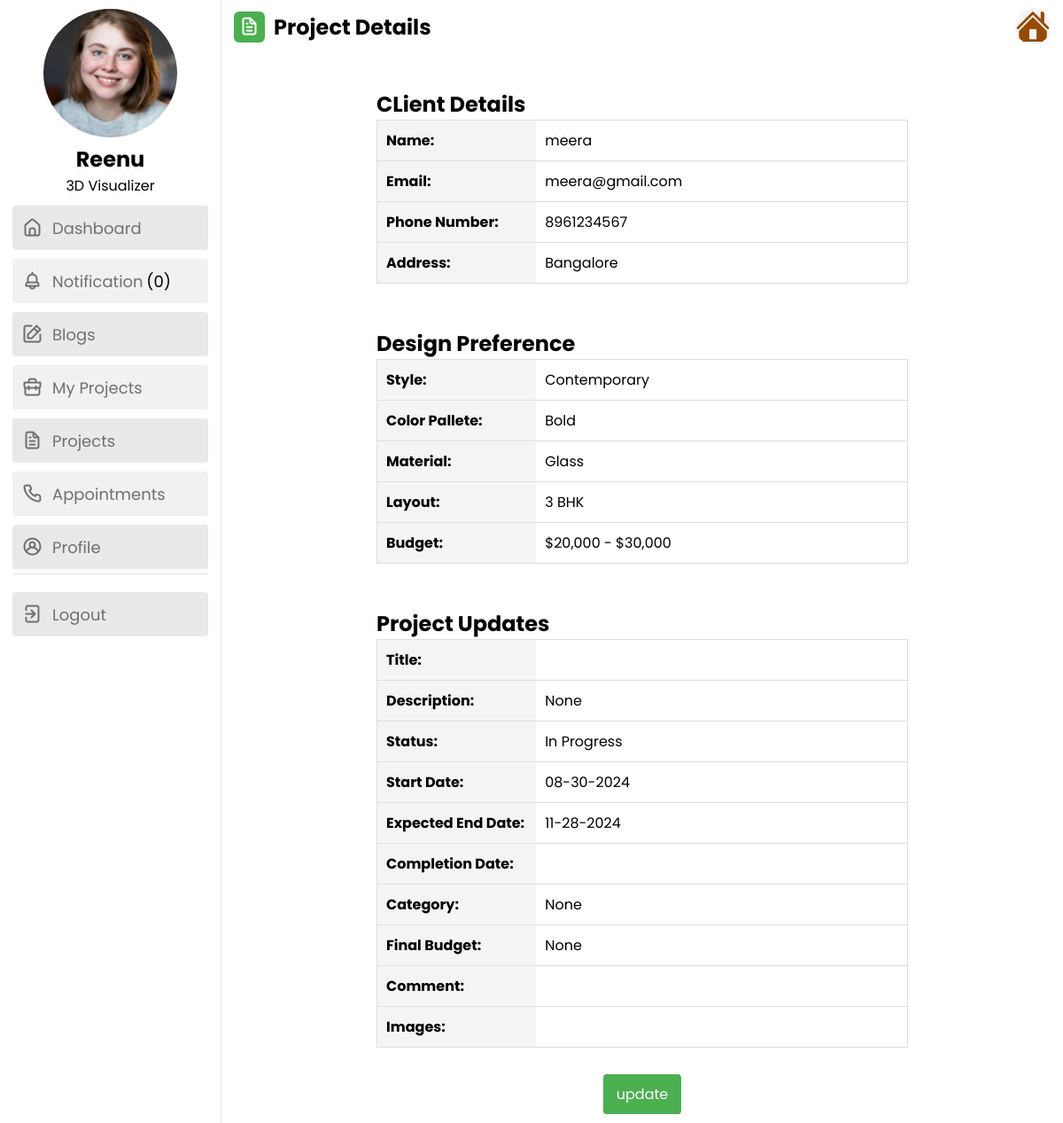
The app's page /staff_project_view/18/29/ (signed in) with its own data.
### future_app/models.py (models this page shows, shortened)
class Staff(models.Model):
    staff = models.ForeignKey(User, on_delete=models.CASCADE, related_name='staff_profile')
    designation = models.CharField(max_length=100, null=True, blank=True)
    experience = models.CharField(max_length=100, null=True, blank=True)
    qualification = models.CharField(max_length=100, null=True, blank=True)
    image = models.ImageField(null=True, blank=True, upload_to="images/")

class User(AbstractUser):
    USERNAME_FIELD = 'email'
    REQUIRED_FIELDS = ['username', 'phone_number']
    user_type = models.IntegerField(default=1, choices=userchoices)
    phone_number = models.CharField(max_length=10, null=True, blank=True)
    email = models.EmailField(null=True, blank=True, unique=True)
    created_at = models.DateField(auto_now_add=True)
    name = models.CharField(max_length=100, null=True, blank=True)

class Appointment(models.Model):
    date = models.CharField(max_length=10, null=True, blank=True)
    time = models.CharField(max_length=10, null=True, blank=True)
    department = models.CharField(max_length=100, null=True, blank=True)
    description = models.TextField(null=True, blank=True)
    address = models.TextField(max_length=100, null=True, blank=True)
    staff_name = models.ForeignKey(User, on_delete=models.CASCADE, related_name='appointments_as_staff', null=True, blank=True)
    client = models.ForeignKey(User, on_delete=models.CASCADE, related_name='appointments_as_client', default=1)  # Set a valid default
    status = models.IntegerField(default=1, choices=status)
    created_at = models.DateTimeField(auto_now_add=True, null=True)

class DesignPreference(models.Model):
    client = models.ForeignKey(User, on_delete=models.CASCADE, related_name='client_profile')
    style = models.CharField(max_length=50, null=True, blank=True)
    color_palette = models.CharField(max_length=50, null=True, blank=True)
    materials = models.CharField(max_length=50, null=True, blank=True)
    budget = models.CharField(max_length=50, null=True, blank=True)
    layout =models.CharField(max_length=50, null=True, blank=True, default='3 BHK')

class Project(models.Model):
    title = models.CharField(max_length=50, null=True, blank=True)
    status = models.CharField(max_length=20, choices=STATUS_CHOICES, default='1')
    design = models.ForeignKey(DesignPreference, on_delete=models.CASCADE, related_name='design_as_client')
    staff = models.ForeignKey(User, on_delete=models.CASCADE, related_name='project_as_staff', null=True, blank=True)
    client = models.ForeignKey(User, on_delete=models.CASCADE, related_name='project_as_client', default=1)
    starting_date = models.DateField(null=True, blank=True)
    ending_date = models.DateField(null=True, blank=True)
    comment = models.TextField(null=True, blank=True)
    end_date = models.DateField(null=True, blank=True)
    actual_budget = models.CharField(max_length=50, null=True, blank=True)
    category = models.CharField(max_length=50, null=True, blank=True)
    last_updated = models.DateTimeField(auto_now=True, null=True, blank=True)
    description = models.CharField(max_length=500, blank=True, null=True)
    mainimage = models.ImageField(null=True, blank=True, upload_to="images/")
    image1 = models.ImageField(null=True, blank=True, upload_to="images/")
    image2 = models.ImageField(null=True, blank=True, upload_to="images/")
    image3 = models.ImageField(null=True, blank=True, upload_to="images/")
    image4 = models.ImageField(null=True, blank=True, upload_to="images/")
    image5 = models.ImageField(null=True, blank=True, upload_to="images/")
    image6 = models.ImageField(null=True, blank=True, upload_to="images/")
    image7 = models.ImageField(null=True, blank=True, upload_to="images/")

### future_app/views.py (the view)
# urls.py: path('staff_project_view/<int:id>/<int:id1>/', views.staff_project_view, name='staff_project_view'),
@login_required
def staff_project_view(request, id, id1):
    unread_count = Notification.objects.filter(user=request.user.id, read=False).count()
    user = User.objects.get(id=request.user.id)
    staff = Staff.objects.filter(staff_id=user)
    project = Project.objects.filter(id=id1)
    client = User.objects.filter(id=id)
    design = DesignPreference.objects.filter(client_id=id)
    app = Appointment.objects.all()
    for i in app:
        for j in project:
            if i.client_id == j.client_id:
                address = i.address
    return render(request, 'staff_project_view.html', locals())

### templates/staff_project_view.html (shortened to what this page needs)
<!DOCTYPE html>
{% load static %}
<html lang="en">
<head>
    <link rel="stylesheet" href="{% static 'css/staff.css' %}">
    <link rel="stylesheet" href="https://unicons.iconscout.com/release/v4.0.0/css/line.css">
</head>
<body>
    <nav>
        <div class="profile">
            {% for i in staff %}
            <a class="profiledata" href="{% url 'staff_profile' %}"><img src="{{ i.image.url }}" alt="Profile Picture"></a>
            <h2>{{ user.name }}</h2>
            <p>{{ i.designation }}</p>
            {% endfor %}
        </div>
        <div class="menu-items">
            <ul class="nav-links">
                <li><a href="{% url 'staff_dashboard' %}">
                    <i class="uil uil-estate"></i>
                    <span class="link-name">Dashboard</span>
                </a></li>
                <li><a href="{% url 'staff_notification' %}">
                    <i class="uil uil-bell"></i>
                    <span class="link-name">Notification</i><mark class="big swing">({{ unread_count }})</mark></span>
                </a></li>
                <li><a href="{% url 'staff_blog' %}">
                    <i class="uil uil-edit"></i>
                    <span class="link-name">Blogs</span>
                </a></li>
                <li><a href="{% url 'staff_myproject_list' %}">
                    <i class="uil uil-briefcase"></i>
                    <span class="link-name">My Projects</span>
                </a></li>
                <li><a href="{% url 'staff_project_list' %}">
                    <i class="uil uil-file-alt"></i>
                    <span class="link-name">Projects</span>
                </a></li>
                <li><a href="{% url 'staff_appointments' %}">
                    <i class="uil uil-phone"></i>
                    <span class="link-name">Appointments</span>
                </a></li>
                <li><a href="{% url 'staff_profile' %}">
                    <i class="uil uil-user-circle"></i>
                    <span class="link-name">Profile</span>
                </a></li>
            </ul>
            <ul class="logout-mode">
                <li><a href="{% url 'logout' %}">
                    <i class="uil uil-signout"></i>
                    <span class="link-name">Logout</span>
                </a></li>
            </ul>
        </div>
    </nav>
    <section class="dashboard" style="justify-content:space-between;">
        <div class="top">
            <div class="title">
                <i class="uil uil-file-alt"></i>
                <span class="text">Project Details</span>
            </div>
            <img src="{% static 'img/favicon.png' %}" alt="">
        </div>
        <div class="activity">
            {% for i in project %}
            {% for j in client %}
            {% if i.client_id == j.id %}
            <div class="appointment-info" style="padding-top: 50px;">
                <h2>CLient Details</h2>
                <table>
                    <tr>
                        <th>Name:</th>
                        <td>{{ j.name }}</td>
                    </tr>
                    <tr>
                        <th>Email:</th>
                        <td>{{ j.email }}</td>
                    </tr>
                    <tr>
                        <th>Phone Number:</th>
                        <td>{{ j.phone_number }}</td>
                    </tr>
                    <tr>
                        <th>Address:</th>
                        <td>{{ address }}</td>
                    </tr>
                </table>
            </div>
            {% for k in design %}
            {% if k.client_id == i.client_id %}
            <div class="appointment-info" style="padding-top: 50px;">
                <h2>Design Preference</h2>
                <table>
                    <tr>
                        <th>Style:</th>
                        <td>{{ k.style }}</td>
                    </tr>
                    <tr>
                        <th>Color Pallete:</th>
                        <td>{{ k.color_palette }}</td>
                    </tr>
                    <tr>
                        <th>Material:</th>
                        <td>{{ k.materials }}</td>
                    </tr>
                    <tr>
                        <th>Layout:</th>
                        <td>{{ k.layout }}</td>
                    </tr>
                    <tr>
                        <th>Budget:</th>
                        <td>{{ k.budget }}</td>
                    </tr>
                </table>
            </div>
            <div class="appointment-info" style="padding-top: 50px;">
                <h2>Project Updates</h2>
                <table>
                    <tr>
                        <th>Title:</th>
                        <td>{{ i.Title }}</td>
                    </tr>
                    <tr>
                        <th>Description:</th>
                        <td>{{ i.description }}</td>
                    </tr>
                    <tr>
                        <th>Status:</th>
                        {% if i.status == '1' %}
                            <td>In Progress</td>
                        {% elif i.status == '2' %}
                            <td>On Hold</td>
                        {% else %}
                            <td>Completed</td>
                        {% endif %}
                    </tr>
                    <tr>
                        <th>Start Date:</th>
                        <td>{{ i.starting_date|date:"m-d-Y" }}</td>
                    </tr>
                    <tr>
                        <th>Expected End Date:</th>
                        <td>{{ i.ending_date|date:"m-d-Y" }}</td>
                    </tr>
                    <tr>
                        <th>Completion Date:</th>
                        <td>{{ i.end_date|date:"m-d-Y" }}</td>
                    </tr>
                    <tr>
                        <th>Category:</th>
                        <td>{{ i.category }}</td>
                    </tr>
                    <tr>
                        <th>Final Budget:</th>
                        <td>{{ i.actual_budget }}</td>
                    </tr>
                    <tr>
                        <th>Comment:</th>
                        <td>{{ i.comment }}</td>
                    </tr>
                    <tr>
                        <th>Images:</th>
                        <td>
                        </td>
                    </tr>
                </table>
            </div>
            <div class="action-buttons">
                <a href="{% url 'staff_project_update' i.id %}" class="button">update</a>
            </div>
            {% endif %}
            {% endfor %}
            {% endif %}
            {% endfor %}
            {% endfor %}
        </div>
    </section>
</body>
</html>

### static/css/staff.css (style rules this page uses)
* { margin: 0; padding: 0; box-sizing: border-box; font-family: 'Poppins', sans-serif; }
:root { --primary-color: #4CAF50; --panel-color: #FFF; --text-color: #000; --black-light-color: #707070; --border-color: #e6e5e5; --toggle-color: #DDD; --box1-color: #4DA3FF; --box2-color: #FFE6AC; --box3-color: #E7D1FC; --title-icon-color: #fff; --tran-05: all 0.5s ease; --tran-03: all 0.3s ease; --tran-03: all 0.2s ease; }
body { min-height: 100vh; background-color: var(--primary-color); }
nav { position: fixed; top: 0; left: 0; height: 100%; width: 250px; padding: 10px 14px; background-color: var(--panel-color); border-right: 1px solid var(--border-color); transition: var(--tran-05); }
nav .menu-items { margin-top: 15px; height: calc(100% - 90px); display: flex; flex-direction: column; justify-content: space-between; }
.menu-items li { list-style: none; }
.menu-items li a { display: flex; align-items: center; height: 50px; text-decoration: none; position: relative; }
.menu-items li a i { font-size: 24px; min-width: 45px; height: 100%; display: flex; align-items: center; justify-content: center; color: var(--black-light-color); }
.menu-items li a .link-name { font-size: 18px; font-weight: 400; color: var(--black-light-color); transition: var(--tran-05); }
.menu-items .logout-mode { padding-top: 10px; border-top: 1px solid var(--border-color); }
.dashboard { position: relative; left: 250px; background-color: var(--panel-color); min-height: 100vh; width: calc(100% - 250px); padding: 10px 14px; transition: var(--tran-05); }
.dashboard .top { position: fixed; top: 0; left: 250px; display: flex; width: calc(100% - 250px); justify-content: space-between; align-items: center; padding: 10px 14px; background-color: var(--panel-color); transition: var(--tran-05); z-index: 10; }
.top img { width: 40px; border-radius: 50%; }

### templates/staff_project_view.html (style rules this page uses)
:root { --primary-color: #4CAF50; }
nav { position: fixed; top: 0; left: 0; height: 100%; width: 250px; padding: 10px 14px; background-color: var(--panel-color); border-right: 1px solid var(--border-color); transition: var(--tran-05); overflow-y: auto; }
.mark, mark { padding: .2em; background-color: #f1f1f1; }
nav .menu-items { justify-content: normal; margin-top: 0; }
.profile { text-align: center; }
.profiledata { width: 100%; height: 100%; margin-top: 0; }
.profile img { width: 68%; height: 145px; border-radius: 50%; object-fit: fill; }
.activity { padding-top: 40px; }
.title { display: flex; flex-direction: row; font-size: 24px; font-weight: bolder; gap: 10px; }
.dashboard .title i { position: relative; height: 35px; width: 35px; background-color: var(--primary-color); border-radius: 6px; color: var(--title-icon-color); display: flex; align-items: center; justify-content: center; font-size: 24px; }
a { display: inline-block; margin-top: 10px; color: #4CAF50; text-decoration: none; }
ul { list-style: none; padding: 0; }
ul li { background-color: #f1f1f1; margin-bottom: 5px; border-radius: 4px; }
ul li:nth-child(odd) { background-color: #e9e9e9; }
table { width: 100%; border-collapse: collapse; }
th, td { padding: 10px; text-align: left; border-bottom: 1px solid #ddd; }
th { background-color: #f2f2f2; }
.action-buttons { margin-top: 20px; display: flex; gap: 5px; justify-content: space-evenly; }
.action-buttons a { text-decoration: none; }
.appointment-info { width: 100%; max-width: 600px; margin: 0 auto; border-collapse: collapse; }
table { width: 100%; border: 1px solid #ddd; border-spacing: 0; border-collapse: collapse; }
th { background-color: #f4f4f4; width: 30%; }
td { width: 70%; }
tr:last-child td { border-bottom: none; }
.button { padding: 10px 15px; background-color: #4CAF50; color: white; border: none; border-radius: 4px; cursor: pointer; margin-top: 10px; align-self: center; }

### records on screen
Staff: image (picture), designation "3D Visualizer"
User: name "Reenu"
Project: description "None", starting_date "08-30-2024", ending_date "11-28-2024", category "None", actual_budget "None"
User: name "meera", email "meera@gmail.com", phone_number "8961234567"
Appointment: address "Bangalore"
DesignPreference: style "Contemporary", color_palette "Bold", materials "Glass", layout "3 BHK", budget "$20,000 - $30,000"

### other values on screen
{{ unread_count }} "0"
